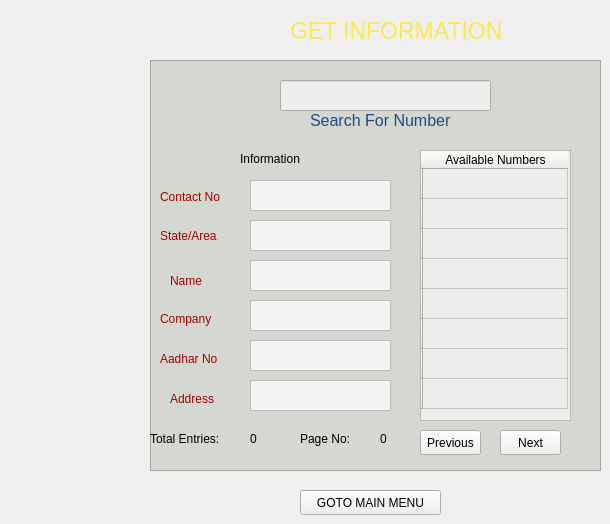
    <widget class="QWidget" name="PageGetInfo">
     <widget class="QLabel" name="label_13">
      <property name="geometry">
       <rect>
        <x>290</x>
        <y>10</y>
        <width>241</width>
        <height>41</height>
       </rect>
      </property>
      <property name="font">
       <font>
        <pointsize>17</pointsize>
       </font>
      </property>
      <property name="styleSheet">
       <string notr="true">color: rgb(252, 233, 79);</string>
      </property>
      <property name="text">
       <string>GET INFORMATION</string>
      </property>
     </widget>
     <widget class="QLabel" name="label_14">
      <property name="geometry">
       <rect>
        <x>310</x>
        <y>110</y>
        <width>141</width>
        <height>21</height>
       </rect>
      </property>
      <property name="font">
       <font>
        <pointsize>12</pointsize>
       </font>
      </property>
      <property name="styleSheet">
       <string notr="true">color: rgb(32, 74, 135);</string>
      </property>
      <property name="text">
       <string>Search For Number</string>
      </property>
     </widget>
     <widget class="QLineEdit" name="infoSearch">
      <property name="geometry">
       <rect>
        <x>280</x>
        <y>80</y>
        <width>211</width>
        <height>31</height>
       </rect>
      </property>
      <property name="styleSheet">
       <string notr="true">background-color: rgb(238, 238, 236);</string>
      </property>
     </widget>
     <widget class="QPushButton" name="pushButton_18">
      <property name="geometry">
       <rect>
        <x>300</x>
        <y>490</y>
        <width>141</width>
        <height>25</height>
       </rect>
      </property>
      <property name="text">
       <string>GOTO MAIN MENU</string>
      </property>
     </widget>
     <widget class="QLabel" name="label_51">
      <property name="geometry">
       <rect>
        <x>160</x>
        <y>220</y>
        <width>81</width>
        <height>31</height>
       </rect>
      </property>
      <property name="styleSheet">
       <string notr="true">color: rgb(164, 0, 0);</string>
      </property>
      <property name="text">
       <string>State/Area</string>
      </property>
     </widget>
     <widget class="QLabel" name="label_15">
      <property name="geometry">
       <rect>
        <x>240</x>
        <y>150</y>
        <width>91</width>
        <height>17</height>
       </rect>
      </property>
      <property name="text">
       <string>Information</string>
      </property>
     </widget>
     <widget class="QLabel" name="label_17">
      <property name="geometry">
       <rect>
        <x>160</x>
        <y>350</y>
        <width>71</width>
        <height>17</height>
       </rect>
      </property>
      <property name="styleSheet">
       <string notr="true">color: rgb(164, 0, 0);</string>
      </property>
      <property name="text">
       <string>Aadhar No</string>
      </property>
     </widget>
     <widget class="QTextBrowser" name="contactNo_get">
      <property name="geometry">
       <rect>
        <x>250</x>
        <y>180</y>
        <width>141</width>
        <height>31</height>
       </rect>
      </property>
      <property name="styleSheet">
       <string notr="true">background-color: rgb(243, 243, 243);</string>
      </property>
     </widget>
     <widget class="QLabel" name="totContacts_get">
      <property name="geometry">
       <rect>
        <x>250</x>
        <y>430</y>
        <width>51</width>
        <height>17</height>
       </rect>
      </property>
      <property name="text">
       <string>0</string>
      </property>
     </widget>
     <widget class="QLabel" name="label_19">
      <property name="geometry">
       <rect>
        <x>170</x>
        <y>270</y>
        <width>51</width>
        <height>21</height>
       </rect>
      </property>
      <property name="styleSheet">
       <string notr="true">color: rgb(164, 0, 0);</string>
      </property>
      <property name="text">
       <string>Name</string>
      </property>
     </widget>
     <widget class="QTableView" name="tableView_2">
      <property name="geometry">
       <rect>
        <x>150</x>
        <y>60</y>
        <width>451</width>
        <height>411</height>
       </rect>
      </property>
      <property name="styleSheet">
       <string notr="true">background-color: rgb(211, 215, 207, 250);</string>
      </property>
     </widget>
     <widget class="QTextBrowser" name="country_get">
      <property name="geometry">
       <rect>
        <x>250</x>
        <y>220</y>
        <width>141</width>
        <height>31</height>
       </rect>
      </property>
      <property name="styleSheet">
       <string notr="true">background-color: rgb(243, 243, 243);</string>
      </property>
      <property name="html">
       <string>&lt;!DOCTYPE HTML PUBLIC &quot;-//W3C//DTD HTML 4.0//EN&quot; &quot;http://www.w3.org/TR/REC-html40/strict.dtd&quot;&gt;
&lt;html&gt;&lt;head&gt;&lt;meta name=&quot;qrichtext&quot; content=&quot;1&quot; /&gt;&lt;style type=&quot;text/css&quot;&gt;
p, li { white-space: pre-wrap; }
&lt;/style&gt;&lt;/head&gt;&lt;body style=&quot; font-family:'Ubuntu'; font-size:11pt; font-weight:400; font-style:normal;&quot;&gt;
&lt;p style=&quot;-qt-paragraph-type:empty; margin-top:0px; margin-bottom:0px; margin-left:0px; margin-right:0px; -qt-block-indent:0; text-indent:0px;&quot;&gt;&lt;br /&gt;&lt;/p&gt;&lt;/body&gt;&lt;/html&gt;</string>
      </property>
     </widget>
     <widget class="QLabel" name="label_18">
      <property name="geometry">
       <rect>
        <x>160</x>
        <y>186</y>
        <width>81</width>
        <height>21</height>
       </rect>
      </property>
      <property name="styleSheet">
       <string notr="true">color: rgb(164, 0, 0);</string>
      </property>
      <property name="text">
       <string>Contact No</string>
      </property>
     </widget>
     <widget class="QLabel" name="label_16">
      <property name="geometry">
       <rect>
        <x>170</x>
        <y>390</y>
        <width>61</width>
        <height>17</height>
       </rect>
      </property>
      <property name="styleSheet">
       <string notr="true">color: rgb(164, 0, 0);</string>
      </property>
      <property name="text">
       <string>Address</string>
      </property>
     </widget>
     <widget class="QTextBrowser" name="address_get">
      <property name="geometry">
       <rect>
        <x>250</x>
        <y>380</y>
        <width>141</width>
        <height>31</height>
       </rect>
      </property>
      <property name="styleSheet">
       <string notr="true">background-color: rgb(243, 243, 243);</string>
      </property>
     </widget>
     <widget class="QTextBrowser" name="aadhar_get">
      <property name="geometry">
       <rect>
        <x>250</x>
        <y>340</y>
        <width>141</width>
        <height>31</height>
       </rect>
      </property>
      <property name="styleSheet">
       <string notr="true">background-color: rgb(243, 243, 243);</string>
      </property>
     </widget>
     <widget class="QLabel" name="label_50">
      <property name="geometry">
       <rect>
        <x>300</x>
        <y>430</y>
        <width>61</width>
        <height>17</height>
       </rect>
      </property>
      <property name="text">
       <string>Page No:</string>
      </property>
     </widget>
     <widget class="QTextBrowser" name="company_get">
      <property name="geometry">
       <rect>
        <x>250</x>
        <y>300</y>
        <width>141</width>
        <height>31</height>
       </rect>
      </property>
      <property name="styleSheet">
       <string notr="true">background-color: rgb(243, 243, 243);</string>
      </property>
     </widget>
     <widget class="QTextBrowser" name="name_get">
      <property name="geometry">
       <rect>
        <x>250</x>
        <y>260</y>
        <width>141</width>
        <height>31</height>
       </rect>
      </property>
      <property name="styleSheet">
       <string notr="true">background-color: rgb(243, 243, 243);</string>
      </property>
     </widget>
     <widget class="QTableWidget" name="getInfo_table">
      <property name="geometry">
       <rect>
        <x>420</x>
        <y>150</y>
        <width>151</width>
        <height>271</height>
       </rect>
      </property>
      <property name="styleSheet">
       <string notr="true">background-color: rgb(238, 238, 236);     T  R R</string>
      </property>
      <attribute name="horizontalHeaderDefaultSectionSize">
       <number>145</number>
      </attribute>
      <row>
       <property name="text">
        <string/>
       </property>
      </row>
      <row>
       <property name="text">
        <string/>
       </property>
      </row>
      <row>
       <property name="text">
        <string/>
       </property>
      </row>
      <row>
       <property name="text">
        <string/>
       </property>
      </row>
      <row>
       <property name="text">
        <string/>
       </property>
      </row>
      <row>
       <property name="text">
        <string/>
       </property>
      </row>
      <row>
       <property name="text">
        <string/>
       </property>
      </row>
      <row>
       <property name="text">
        <string/>
       </property>
      </row>
      <column>
       <property name="text">
        <string>Available Numbers</string>
       </property>
      </column>
     </widget>
     <widget class="QLabel" name="label_48">
      <property name="geometry">
       <rect>
        <x>160</x>
        <y>310</y>
        <width>71</width>
        <height>17</height>
       </rect>
      </property>
      <property name="styleSheet">
       <string notr="true">color: rgb(164, 0, 0);</string>
      </property>
      <property name="text">
       <string>Company</string>
      </property>
     </widget>
     <widget class="QPushButton" name="btn_getInfoNext">
      <property name="geometry">
       <rect>
        <x>500</x>
        <y>430</y>
        <width>61</width>
        <height>25</height>
       </rect>
      </property>
      <property name="styleSheet">
       <string notr="true">border-color: rgb(0, 0, 0);</string>
      </property>
      <property name="text">
       <string>Next</string>
      </property>
     </widget>
     <widget class="QLabel" name="label_49">
      <property name="geometry">
       <rect>
        <x>150</x>
        <y>430</y>
        <width>91</width>
        <height>17</height>
       </rect>
      </property>
      <property name="text">
       <string>Total Entries:</string>
      </property>
     </widget>
     <widget class="QPushButton" name="btn_getInfoPrev">
      <property name="geometry">
       <rect>
        <x>420</x>
        <y>430</y>
        <width>61</width>
        <height>25</height>
       </rect>
      </property>
      <property name="styleSheet">
       <string notr="true">border-color: rgb(0, 0, 0);</string>
      </property>
      <property name="text">
       <string>Previous</string>
      </property>
     </widget>
     <widget class="QLabel" name="getInfoPageNo">
      <property name="geometry">
       <rect>
        <x>380</x>
        <y>430</y>
        <width>41</width>
        <height>17</height>
       </rect>
      </property>
      <property name="text">
       <string>0</string>
      </property>
     </widget>
     <zorder>tableView_2</zorder>
     <zorder>label_13</zorder>
     <zorder>label_14</zorder>
     <zorder>infoSearch</zorder>
     <zorder>pushButton_18</zorder>
     <zorder>label_51</zorder>
     <zorder>label_15</zorder>
     <zorder>label_17</zorder>
     <zorder>contactNo_get</zorder>
     <zorder>totContacts_get</zorder>
     <zorder>label_19</zorder>
     <zorder>country_get</zorder>
     <zorder>label_18</zorder>
     <zorder>label_16</zorder>
     <zorder>address_get</zorder>
     <zorder>aadhar_get</zorder>
     <zorder>label_50</zorder>
     <zorder>company_get</zorder>
     <zorder>name_get</zorder>
     <zorder>getInfo_table</zorder>
     <zorder>label_48</zorder>
     <zorder>btn_getInfoNext</zorder>
     <zorder>label_49</zorder>
     <zorder>btn_getInfoPrev</zorder>
     <zorder>getInfoPageNo</zorder>
    </widget>
